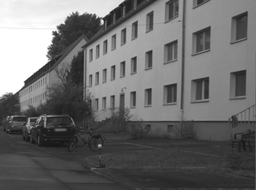
#> input picture road.png, 256 x 190 px, shrunk from 548 x 407 before the run
$ python new.py
#> lines starting #> are read from the running program, lines starting #| are printed output that depends on the picture; after the words box and inside, x2 and y2 are one past the last pixel; in counts of white or black regions, pixels touching at a corner belong together; long printed decimals are rounded
import numpy as np
import cv2
import matplotlib
matplotlib.use('TkAgg')
import matplotlib.pyplot as plt
import math
import PIL
from PIL import Image, ImageDraw
from r import *
import sys
#read image
input_image = cv2.imread("road.png", cv2.IMREAD_GRAYSCALE)
#> input_image is the input picture: shape (190, 256); min 20, max 255, mean 107.6

#image hight, width
height = input_image.shape[0]
#> height = 190
width  = input_image.shape[1]
#> width = 256

print ("height:",height, "width:", width)
#| height: 190 width: 256

gaussian_kernel = (1.0/57) * np.array(
        [[0, 1, 2, 1, 0],
        [1, 3, 5, 3, 1],
        [2, 5, 9, 5, 2],
        [1, 3, 5, 3, 1],
        [0, 1, 2, 1, 0]])

# Sobel kernels
kernelx = np.array([[-1, 0, 1],
           [-2, 0, 2],
           [-1, 0, 1]])
kernely = np.array([[-1, -2, -1],
           [0, 0, 0],
           [1, 2, 1]])

#function for kernels to use
def fun(img, kernel):
    img_out = np.zeros((img.shape[0], img.shape[1]), dtype=np.float32)
    offset = len(kernel) // 2
    for i in np.arange(offset, height-offset):
        for j in np.arange(offset, width-offset):
            sum = 0
            for k in np.arange(-offset, offset+1):
                for l in np.arange(-offset, offset+1):
                    a = img.item(i+k, j+l)
                    p = kernel[offset+k, offset+l]
                    sum = sum + (p *  a)
                    sum
            b = sum
            img_out.itemset((i,j), b)   #Insert scalar into an array (scalar is cast to array’s dtype,
                                        #if possible)
    return img_out

# gaussian process
gaussian =fun(input_image, gaussian_kernel)
Ix       =fun (gaussian, kernelx)
Ixx     = fun (Ix, kernelx)

Iy       =fun (gaussian, kernely)
Iyy     = fun (Iy, kernely)
#> after the loop in fun (call 5), `for i in np.arange(offset, height-offset):`:
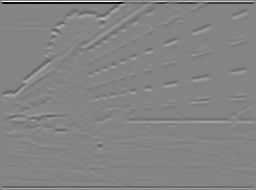
#> img_out: shape (190, 256) float32; min -4272, max 3925.8, mean -18.3; drawn with min black and max white

Ixy     = fun (Ix,kernely)
#> after the loop in fun (call 6), `for i in np.arange(offset, height-offset):`:
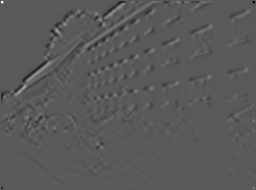
#> img_out: shape (190, 256) float32; min -1193.2, max 2193, mean 0; drawn with min black and max white

hessian =Ixx * Iyy - Ixy ** 2

#threshold for gaussian
def threshold(hessian):
    for i in np.arange(0, height):
        for j in np.arange(0, width):
            a = hessian.item(i, j)
            if a > 100000:
                hessian[i][j]=255
            else:
                hessian[i][j]=0
    return hessian

hes=threshold(hessian)
#> after the loop in threshold, `for i in np.arange(0, height):`:
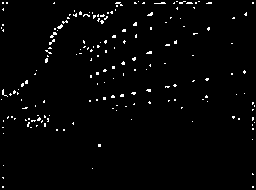
#> hessian: shape (190, 256) float32; 2% white in thin lines or dots

#non maximum  that return a picture
def fun2(op_im):
    E_nms = np.zeros((height, width))
    for i in range(1, height-1):
            for j in range(1, width-1):
                if(op_im[i][j] != max(op_im[i-1][j-1], op_im[i-1][j], op_im[i-1][j+1], op_im[i][j-1], op_im[i][j], op_im[i][j+1], op_im[i+1][j-1], op_im[i+1][j], op_im[i+1][j+1])):
                    E_nms[i-1][j-1] = 0
                else:
                    E_nms[i-1][j-1] = op_im[i][j]

    E_nms = E_nms.astype(np.uint8)
    f_im = Image.fromarray(E_nms)

    return f_im


maxi1 = fun2(hes)
#> after the loop in fun2, `for i in range(1, height-1):`:
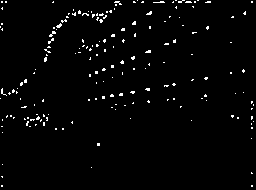
#> E_nms: shape (190, 256) float64; 2% white in thin lines or dots
#> in fun2, `E_nms = E_nms.astype(np.uint8)`: E_nms: shape (190, 256); 2% white in thin lines or dots

#non maximum that return a matrix
def ran(op_im):
    count = 0
    E_nms = np.zeros((height, width))
    for i in range(1, height-1):
            for j in range(1, width-1):
                if(op_im[i][j] != max(op_im[i-1][j-1], op_im[i-1][j], op_im[i-1][j+1], op_im[i][j-1], op_im[i][j], op_im[i][j+1], op_im[i+1][j-1], op_im[i+1][j], op_im[i+1][j+1])):
                    E_nms[i-1][j-1] = 0
                else:
                    E_nms[i-1][j-1] = op_im[i][j]
                    # count = count +1
                    # print("E_nms[i-1][j-1]",E_nms[i-1][j-1])

    E_nms = E_nms.astype(np.uint8)
    f_im = Image.fromarray(E_nms)

    return E_nms

maxi = ran(hes)

plt.imshow(maxi1)
plt.show()


#chose two random points from the maximum to use for ransac
def randomP(rans):
    line = []
    while True :
        x=np.random.randint(0, height)
        y=np.random.randint(0, width)

        if rans[x][y] == 255:
            if len(line) == 1:
                if not x == line[0][0] and not y == line[0][1]:
                    line.append((x,y))
            else:
                line.append((x,y))
        if len(line) == 2:
            break
    return line


h=maxi.shape[0]
#> h = 190
w=maxi.shape[1]
#> w = 256
print ("h,w",h,w)
#| h,w 190 256

# make line with two random points from the edge points
def find_line_model(points):
    """ find a line model for the given points
    :param points selected points for model fitting
    :return line model
    """
    # find a line model for these points
    m = (points[1][1] - points[0][1]) / (points[1][0] - points[0][0] + sys.float_info.epsilon)    # slope (gradient) of the line
    c = points[1][1] - m * points[1][0]                                                           # y-intercept of the line
    # print("Randommmmmmmm",points[1][1],points[0][1],points[1][1],points[1][0])
    return m, c
print(randomP(maxi))
#> after the loop in randomP, `while True :`: line = [(62, 163), (35, 114)]
#| [(62, 163), (35, 114)]

print("m,c",find_line_model(randomP(maxi)))
#> in find_line_model, `m = (points[1][1] - points[0][1]) / (points[1][0] - points[0][0] + sys..`: m = -0.0781
#> in find_line_model, `c = points[1][1] - m * points[1][0]`: c = 116.2
#| m,c (-0.07812, 116.156)

#the distance between line and other points
def find_intercept_point(m, c, x0, y0):
    """ find an intercept point of the line model with
        a normal from point (x0,y0) to it
    :param m slope of the line model
    :param c y-intercept of the line model
    :param x0 point's x coordinate
    :param y0 point's y coordinate
    :return intercept point
    """

    # intersection point with the model
    x = (x0 + m*y0 - m*c)/(1 + m**2)
    y = (m*x0 + (m**2)*y0 - (m**2)*c)/(1 + m**2) + c

    return x, y

#ploting ransac
def ransac_plot(img,n, x, y, m, c, final=False, x_in=(), y_in=(), points=()):
    """ plot the current RANSAC step
    :param n      iteration
    :param points picked up points for modeling
    :param x      samples x
    :param y      samples y
    :param m      slope of the line model
    :param c      shift of the line model
    :param x_in   inliers x
    :param y_in   inliers y
    """

    xx= np.reshape(x,(-1,2))
    yy= np.reshape(y,(-1,2))

    f_im = Image.fromarray(img)

    # height, width= img.shape
    # height=img.shape

    implot = plt.imshow(f_im)
    # plt.scatter(xx[:,0], yy[:,0])
    # plt.plot(yy[:,0], xx[:,0], markersize=12, label='Input points', color='#00cc00', linestyle='None', alpha=0.4)

    line_width = 1.
    line_color = '#0080ff'
    title = 'iteration ' + str(n)

    if final:
        fname = "output/final.png"
        line_width = 1.
        line_color = '#ff0000'
        title = 'final solution'

    # plt.figure("Ransac", figsize=(width, height))
    # plt.figure("Ransac")

    # grid for the plot

    grid = [np.min(xx) , np.max(xx) , np.min(yy) , np.max(yy)]
    plt.axis("tight")

    # put grid on the plot
    plt.grid(which='minor', color='0.1', linestyle='-')
    plt.xticks([i for i in range(np.min(yy) , np.max(yy) , 5)])
    plt.yticks([i for i in range(np.min(xx) , np.max(xx) , 10)])

    # plot input points

    plt.plot(yy[:,0], xx[:,0], marker='o', label='Input points', color='#00cc00', linestyle='None', alpha=0.4)

    # draw the current model

    plt.plot(xx, m*xx + c, 'r', label='Line model', color=line_color, linewidth=0.2)

    # draw inliers
    if not final:
        plt.plot(x_in, y_in, marker='o', label='Inliers', linestyle='None', color='#ff0000', alpha=0.6)

    # # draw points picked up for the modeling
    #  plt.plot(points[:,0], points[:,1]
    if not final:
        plt.plot(points[0][0], points[0][1], marker='o', label='Picked points', color='#0000cc', linestyle='None', alpha=0.6)
        plt.plot(points[1][0], points[1][1], marker='o', label='Picked points', color='#0000cc', linestyle='None', alpha=0.6)

    plt.show()
    plt.title(title)
    plt.legend()
    plt.close()

ratio = 0.
model_m = 0.
model_c = 0.

# Ransac parameters
ransac_iterations = 5  # number of iterations
ransac_threshold = 12    # threshold
ransac_ratio = 0.3      # ratio of inliers required to assert
                        # that a model fits well to data
n_samples = np.count_nonzero(maxi)
#> n_samples = 992
print ("n_samples",n_samples)
#| n_samples 992


x_list1=[]
y_list1=[]
numm = 0
for i in np.arange(width-2):
    for j in np.arange(height-2):
        a= maxi[j][i]
        if a == 255:
            x0=j
            y0=i
            # print ("x0,y0",maxi.item(j,i))
            # find an intercept point of the model with a normal from point (x0,y0)
            #distance from point to the model
            # print("dist",dist)
            # check whether it's an inlier or not
            x_list1.append(x0)
            y_list1.append(y0)
            numm += 1
#> after the loop, numm = 992; x_list1 = 992 values, max 186 at index 17, min 0 at index 688, mean 58.52; y_list1 = 992 values from 0 to 253
x_all = np.array(x_list1)
#> x_all has the same summary as x_list1
y_all = np.array(y_list1)
#> y_all = 992 values from 0 to 253


# perform RANSAC iterations ransac_iterations
for it in range(ransac_iterations):

    # pick up two random points
    n = 2

    # find a line model for these points
    maybe_points = randomP(maxi)
    m, c = find_line_model(maybe_points)

    x_list = []
    y_list = []
    num = 0


    # find orthogonal lines to the model for all testing points
    for j in np.arange(height-3):
        for i in np.arange(width-3):
            a= maxi[j][i]
            if a == 255:
                x0=j
                y0=i
                # print ("x0,y0",maxi.item(j,i))
                # find an intercept point of the model with a normal from point (x0,y0)
                x1, y1 = find_intercept_point(m, c, x0, y0)
                # print ("x1,y1",x1,y1)
                #distance from point to the model
                dist = np.sqrt((x1 - x0)**2 + (y1 - y0)**2)
                # print("dist",dist)
                # check whether it's an inlier or not
                if dist < ransac_threshold:
                    x_list.append(x0)
                    y_list.append(y0)
                    num += 1

    x_inliers = np.array(x_list)
    y_inliers = np.array(y_list)
    # print ("x_inliers", x_inliers)
    # print ("y_inliers", y_inliers)

    # in case a new model is better - cache it
    if num/float(n_samples) > ratio:
        ratio = num/float(n_samples)
        model_m = m
        model_c = c

    print ('  inlier ratio = ', num/float(n_samples))
    print ('  model_m = ', model_m)
    print ('  model_c = ', model_c)


    # plot the current step
    ransac_plot(input_image, it, x_all, y_all, m, c, False, x_inliers, y_inliers, maybe_points)

    # we are done in case we have enough inliers
    if num > n_samples*ransac_ratio:
        print ('The model is found !')
        break
#> this loop made 5 passes
#> (maybe_points, m, c) on pass 1: ([(78, 206), (117, 238)], 0.821, 142)
#> (printed output is left out)
#> pass 1, in ransac_plot, `plt.show()`:
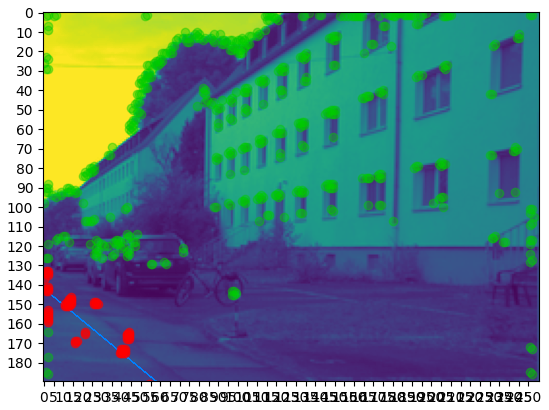
#> figure drawn by matplotlib, 1 panel

# plot the final model
# for i in 4
ransac_plot(input_image, 0, x_all,y_all, model_m, model_c, True)

print ('\nFinal model:\n')
print ('  ratio = ', ratio)
#|   ratio =  0.1996
print ('  model_m = ', model_m)
#|   model_m =  -2.690
print ('  model_c = ', model_c)
#|   model_c =  253.690

cv2.imshow('gaussian',gaussian)
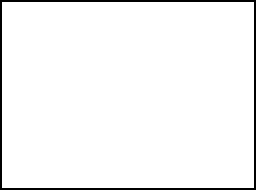
#> window 'gaussian': shape (190, 256); 96.4% white; 1 black region, box (x1, y1, x2, y2) and area: (0, 0, 256, 190) 1768
cv2.imshow('Ix',Ix)
cv2.imshow('Ixx',Ixx)
cv2.imshow('Iy',Iy)
cv2.imshow('Ixx',Iyy)
cv2.imshow('Ixy',Ixy)
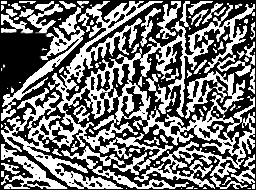
#> window 'Ixy': shape (190, 256); min 0, max 255, mean 116.2
cv2.imshow('hessian',hes)
cv2.imshow('maxi', maxi)


k=0
cv2.waitKey(0)
cv2.destroyAllWindows()
if k == 27:         # wait for ESC key to exit
    cv2.destroyAllWindows()


# [9 lines of commented-out code are left out]
